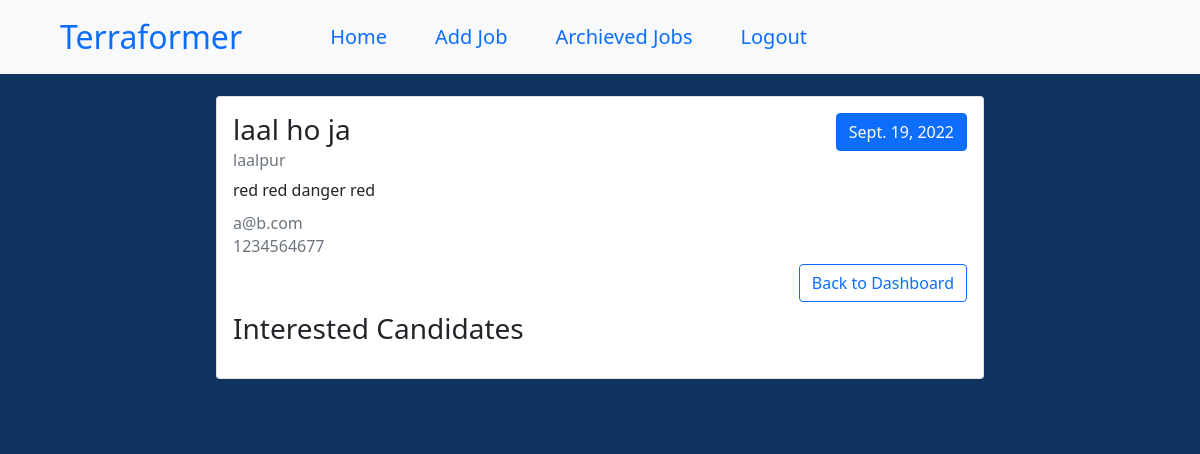
Screenshot of /candidates/1/17 (signed in) with the database file from the repository.
### board/models.py (models this page shows, shortened)
class Job(models.Model):
    title = models.CharField(max_length=250)
    description = models.TextField(max_length=500)
    location = models.CharField(max_length=250)
    deadline = models.DateField()
    mobile = models.CharField(max_length=10)
    email = models.EmailField()
    is_archieved = models.BooleanField(default=False)
    people = models.ManyToManyField(get_user_model())

### board/views.py (the view)
# urls.py: path('candidates/<int:id>/<int:jobid>', views.candidates, name='candidates'),
def candidates(req, id, jobid):
    if id==1:
        user_group = Group.objects.get(name = 'Terraformers')
        category = 'Terraformer'
    else:
        user_group = Group.objects.get(name = 'Applicants')
        category = 'Applicant'
    user_group = Group.objects.get(name = 'Terraformers')
    if req.user.is_authenticated and user_group == req.user.groups.all()[0]:
        cadets = Job.objects.get(pk=jobid).people.all()
        job = Job.objects.get(pk=jobid)
        return render(req, 'candidates.html', {'category': category, 'candidates': cadets, 'group': id, 'job': job})
    else:
        messages.warning(req, "You are not authorized to view candidates.")
        return HttpResponseRedirect('/')

### board/templates/candidates.html (shortened to what this page needs)
{% extends 'base.html' %}
{% load static %}
{% block content %}
<div>
  <nav class="fixed-top navbar navbar-expand-lg bg-light px-5 py-2">
    <div class="container-fluid">
      <a class="navbar-brand fs-2" href="{% url 'home' %}">{{category}}</a>
      <div class="collapse navbar-collapse mx-5 fs-5" id="navbarNavAltMarkup">
        <div class="navbar-nav">
          <a class="mx-3 nav-link" aria-current="page" href="{%url 'home' %}">Home</a>
          {% if category == "Terraformer" %}
          <a class="mx-3 nav-link" aria-current="page" href="{%url 'add_job' group %}">Add Job</a>
          <a class="mx-3 nav-link" aria-current="page" href="{%url 'archieved_jobs' group %}">Archieved Jobs</a>
          {% endif %}
          <a class="mx-3 nav-link" href="{%url 'logout' %}">Logout</a>
        </div>
      </div>
    </div>
  </nav>
  <div class = "mt-5">
  <div class = "my-5">
    <div class="card my-4" style="width: 48rem;">
        <div class="card-body">
            <div class="d-flex justify-content-between">
                <div><h3 class="card-title">{{job.title}}</h3></div>
                <div><button type="button" class="btn btn-primary">
                  {{job.deadline}}
                </button></div>
            </div>
              <h6 class="card-subtitle mb-2 text-muted">{{job.location}}</h6>
              <p class="card-text">{{job.description}}</p>
              <h6 class="card-subtitle mb-2 text-muted">{{job.email}}</h6>
              <h6 class="card-subtitle mb-2 text-muted">{{job.mobile}}</h6>
            <div class="d-flex justify-content-between">
                <div><h3 class="card-title mt-5 mb-3">Interested Candidates</h3></div>
                <div><a class="btn btn-outline-primary" aria-current="page" href="{%url 'dashboard' group %}"> Back to Dashboard</a></div>
            </div>
      </div>
    </div>
  </div>
  </div>
</div>
{% endblock content %}

### board/static/css/core.css (style rules this page uses)
.main_bg { background: #0F3460; display: flex; justify-content: center; align-items: center; }

### rows the page displays
Job: title "laal ho ja", deadline "Sept. 19, 2022", location "laalpur", description "red red danger red", email "a@b.com", mobile "1234564677"

### other values shown
{{ category }} "Terraformer"
